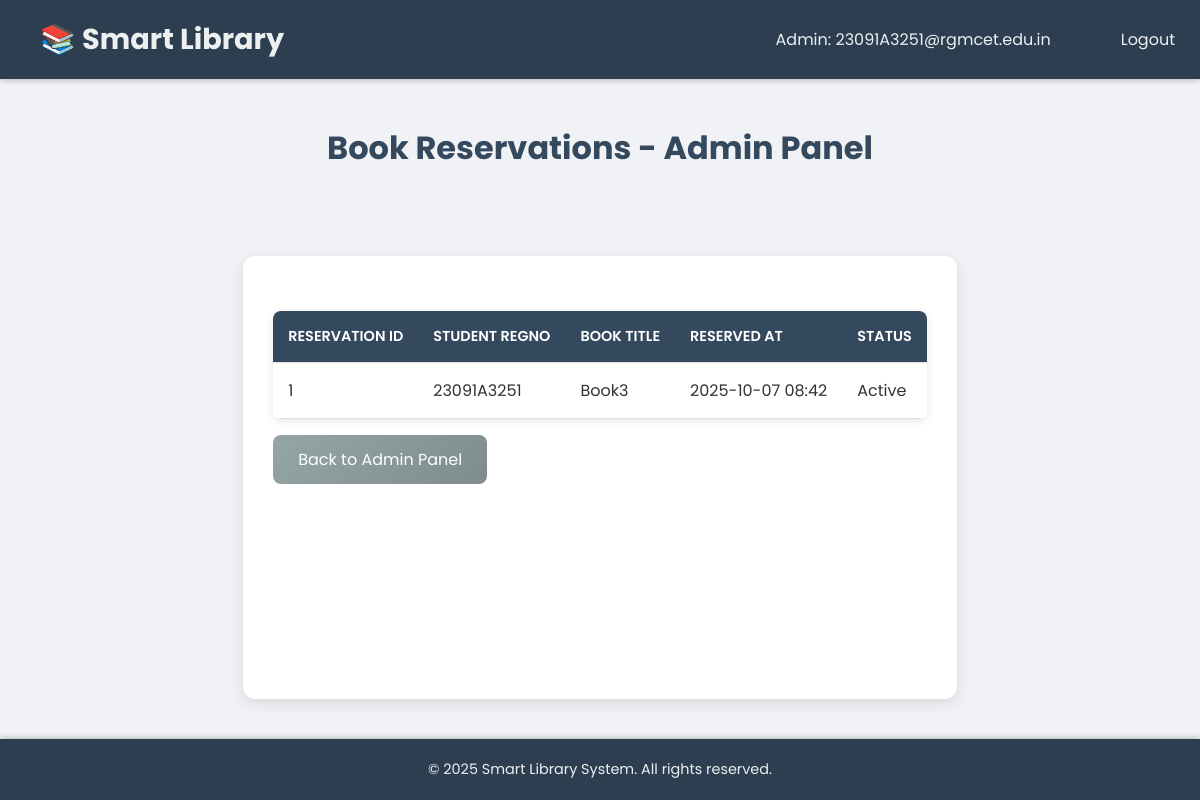
Page /admin_reservations (signed in) on the committed database.
### app.py (models this page shows)
class Reservation(db.Model):
    id = db.Column(db.Integer, primary_key=True)
    regno = db.Column(db.String(20), nullable=False)
    book_id = db.Column(db.Integer, db.ForeignKey('book.id'), nullable=False)
    reserved_at = db.Column(db.DateTime, default=datetime.utcnow)
    status = db.Column(db.String(20), default='active')
    book = db.relationship('Book', backref=db.backref('reservations', lazy=True))

class Book(db.Model):
    id = db.Column(db.Integer, primary_key=True)
    title = db.Column(db.String(100), nullable=False)
    author = db.Column(db.String(50), nullable=False)
    available_copies = db.Column(db.Integer, default=1)

### app.py (the view)
    def wrap(*args, **kwargs):
        if 'admin_email' not in session:
            flash('Please log in as admin first.', 'error')
            return redirect(url_for('admin'))
        return f(*args, **kwargs)

### app.py (called while the page is built)
@app.teardown_appcontext
def shutdown_session(exception=None):
    db.session.remove()

def admin_login_required(f):
    def wrap(*args, **kwargs):
        if 'admin_email' not in session:
            flash('Please log in as admin first.', 'error')
            return redirect(url_for('admin'))
        return f(*args, **kwargs)
    wrap.__name__ = f.__name__
    return wrap

@app.route('/admin_reservations')
@admin_login_required
def admin_reservations():
    reservations = Reservation.query.order_by(Reservation.reserved_at.desc()).all()
    return render_template('admin_reservations.html', reservations=reservations, now=datetime.now())

### templates/admin_reservations.html
{% extends "base.html" %}
{% block content %}
<header class="text-center py-4 bg-dark text-white">
    <h1>Book Reservations - Admin Panel</h1>
</header>
<div class="container my-4">
    {% if reservations %}
    <table class="table table-striped table-bordered">
        <thead class="table-dark">
            <tr>
                <th>Reservation ID</th>
                <th>Student RegNo</th>
                <th>Book Title</th>
                <th>Reserved At</th>
                <th>Status</th>
            </tr>
        </thead>
        <tbody>
            {% for reservation in reservations %}
            <tr>
                <td>{{ reservation.id }}</td>
                <td>{{ reservation.regno }}</td>
                <td>{{ reservation.book.title }}</td>
                <td>{{ reservation.reserved_at.strftime('%Y-%m-%d %H:%M') }}</td>
                <td>
                    {% if reservation.status == 'active' %}
                        <span class="badge bg-success">Active</span>
                    {% elif reservation.status == 'fulfilled' %}
                        <span class="badge bg-primary">Fulfilled</span>
                    {% elif reservation.status == 'cancelled' %}
                        <span class="badge bg-secondary">Cancelled</span>
                    {% else %}
                        <span class="badge bg-light text-dark">{{ reservation.status.capitalize() }}</span>
                    {% endif %}
                </td>
            </tr>
            {% endfor %}
        </tbody>
    </table>
    {% else %}
    <div class="alert alert-info">No reservations found.</div>
    {% endif %}
    <a href="{{ url_for('admin_panel') }}" class="btn btn-secondary mt-3">Back to Admin Panel</a>
</div>
{% endblock %}

### static/style.css (style rules this page uses)
body { font-family: 'Poppins', sans-serif; margin: 0; padding: 0; background-color: #f0f2f5; color: #333; min-height: 100vh; display: flex; flex-direction: column; }
h1, h2, h3, h4, h5, h6 { font-weight: 700; color: #34495e; margin-bottom: 20px; }
.container { max-width: 960px; margin: 40px auto; background-color: #ffffff; padding: 30px; border-radius: 12px; box-shadow: 0 4px 15px rgba(0,0,0,0.1); flex-grow: 1; }
.btn { padding: 12px 25px; font-size: 1rem; border-radius: 8px; border: none; cursor: pointer; transition: background-color 0.3s ease, transform 0.2s ease, box-shadow 0.3s ease; text-decoration: none; display: inline-block; text-align: center; }
.btn-secondary { background-color: #6c757d; color: white; }
table { width: 100%; border-collapse: collapse; margin-top: 25px; background-color: #ffffff; border-radius: 8px; overflow: hidden; box-shadow: 0 2px 10px rgba(0,0,0,0.1); }
th, td { padding: 15px; text-align: left; border-bottom: 1px solid #dee2e6; }
th { background-color: #34495e; color: white; font-weight: 600; text-transform: uppercase; font-size: 0.9em; }
a { color: #3498db; text-decoration: none; transition: color 0.3s ease; }
.mt-3 { margin-top: 1rem !important; }
.py-4 { padding-top: 1.5rem !important; padding-bottom: 1.5rem !important; }
.text-center { text-align: center !important; }
.text-white { color: white !important; }
.btn-secondary { background: linear-gradient(135deg, #95a5a6, #7f8c8d); border: none; transition: all 0.3s ease; }
@media (min-width: 992px) { .container { max-width: 1200px; padding: 30px; } }
body { font-size: 16px; }

### templates/base.html (style rules this page uses)
body { background-size: cover; background-attachment: fixed; background-position: center center; }

### rows in the picture
Reservation: id "1", regno "23091A3251", book "Book3", reserved_at "2025-10-07 08:42", status "Active"

### other values in the picture
{{ session.get('admin_email') }} "23091A3251@rgmcet.edu.in"
